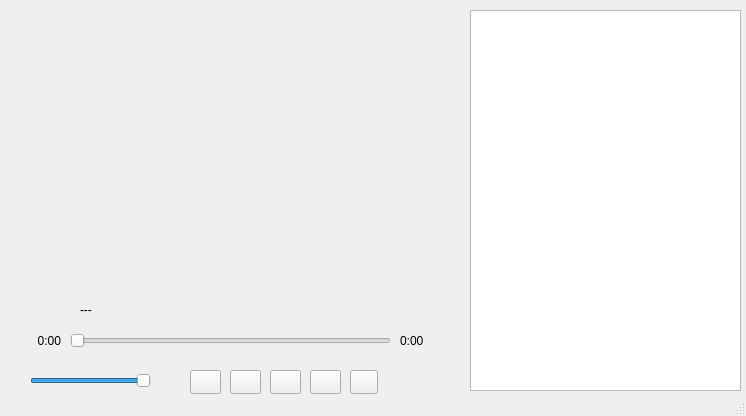
<?xml version="1.0" encoding="UTF-8"?>
<ui version="4.0">
 <class>MainWindow</class>
 <widget class="QMainWindow" name="MainWindow">
  <property name="geometry">
   <rect>
    <x>0</x>
    <y>0</y>
    <width>746</width>
    <height>416</height>
   </rect>
  </property>
  <property name="sizePolicy">
   <sizepolicy hsizetype="Preferred" vsizetype="Preferred">
    <horstretch>0</horstretch>
    <verstretch>0</verstretch>
   </sizepolicy>
  </property>
  <property name="windowTitle">
   <string>Media Player</string>
  </property>
  <property name="windowIcon">
   <iconset>
    <normaloff>images/control.png</normaloff>images/control.png</iconset>
  </property>
  <widget class="QWidget" name="centralwidget">
   <widget class="QPushButton" name="previousButton">
    <property name="geometry">
     <rect>
      <x>190</x>
      <y>370</y>
      <width>31</width>
      <height>24</height>
     </rect>
    </property>
    <property name="text">
     <string/>
    </property>
    <property name="icon">
     <iconset>
      <normaloff>images/control-skip-180.png</normaloff>images/control-skip-180.png</iconset>
    </property>
   </widget>
   <widget class="QPushButton" name="playButton">
    <property name="geometry">
     <rect>
      <x>230</x>
      <y>370</y>
      <width>31</width>
      <height>24</height>
     </rect>
    </property>
    <property name="text">
     <string/>
    </property>
    <property name="icon">
     <iconset>
      <normaloff>images/control.png</normaloff>images/control.png</iconset>
    </property>
   </widget>
   <widget class="QPushButton" name="nextButton">
    <property name="geometry">
     <rect>
      <x>310</x>
      <y>370</y>
      <width>31</width>
      <height>24</height>
     </rect>
    </property>
    <property name="text">
     <string/>
    </property>
    <property name="icon">
     <iconset>
      <normaloff>images/control-skip.png</normaloff>images/control-skip.png</iconset>
    </property>
   </widget>
   <widget class="QListView" name="playlistView">
    <property name="geometry">
     <rect>
      <x>470</x>
      <y>10</y>
      <width>271</width>
      <height>381</height>
     </rect>
    </property>
    <property name="acceptDrops">
     <bool>true</bool>
    </property>
    <property name="showDropIndicator" stdset="0">
     <bool>true</bool>
    </property>
    <property name="dragDropMode">
     <enum>QAbstractItemView::DropOnly</enum>
    </property>
    <property name="defaultDropAction">
     <enum>Qt::CopyAction</enum>
    </property>
    <property name="alternatingRowColors">
     <bool>true</bool>
    </property>
    <property name="uniformItemSizes">
     <bool>true</bool>
    </property>
   </widget>
   <widget class="QSlider" name="timeSlider">
    <property name="geometry">
     <rect>
      <x>70</x>
      <y>330</y>
      <width>321</width>
      <height>22</height>
     </rect>
    </property>
    <property name="orientation">
     <enum>Qt::Horizontal</enum>
    </property>
   </widget>
   <widget class="QLabel" name="currentTimeLabel">
    <property name="geometry">
     <rect>
      <x>30</x>
      <y>330</y>
      <width>31</width>
      <height>21</height>
     </rect>
    </property>
    <property name="text">
     <string>0:00</string>
    </property>
    <property name="alignment">
     <set>Qt::AlignRight|Qt::AlignTrailing|Qt::AlignVCenter</set>
    </property>
   </widget>
   <widget class="QLabel" name="totalTimeLabel">
    <property name="geometry">
     <rect>
      <x>400</x>
      <y>330</y>
      <width>31</width>
      <height>21</height>
     </rect>
    </property>
    <property name="text">
     <string>0:00</string>
    </property>
    <property name="alignment">
     <set>Qt::AlignLeading|Qt::AlignLeft|Qt::AlignVCenter</set>
    </property>
   </widget>
   <widget class="QSlider" name="volumeSlider">
    <property name="geometry">
     <rect>
      <x>30</x>
      <y>370</y>
      <width>121</width>
      <height>22</height>
     </rect>
    </property>
    <property name="maximum">
     <number>100</number>
    </property>
    <property name="value">
     <number>100</number>
    </property>
    <property name="orientation">
     <enum>Qt::Horizontal</enum>
    </property>
   </widget>
   <widget class="QLabel" name="label">
    <property name="geometry">
     <rect>
      <x>10</x>
      <y>370</y>
      <width>16</width>
      <height>24</height>
     </rect>
    </property>
    <property name="text">
     <string/>
    </property>
    <property name="pixmap">
     <pixmap>images/speaker-volume.png</pixmap>
    </property>
   </widget>
   <widget class="QPushButton" name="fileButton">
    <property name="geometry">
     <rect>
      <x>350</x>
      <y>370</y>
      <width>28</width>
      <height>24</height>
     </rect>
    </property>
    <property name="text">
     <string/>
    </property>
    <property name="icon">
     <iconset>
      <normaloff>images/application-image.png</normaloff>images/application-image.png</iconset>
    </property>
    <property name="checkable">
     <bool>true</bool>
    </property>
   </widget>
   <widget class="QLabel" name="nameFileLabel">
    <property name="geometry">
     <rect>
      <x>80</x>
      <y>300</y>
      <width>301</width>
      <height>20</height>
     </rect>
    </property>
    <property name="text">
     <string>---</string>
    </property>
   </widget>
   <widget class="QPushButton" name="pauseButton">
    <property name="geometry">
     <rect>
      <x>270</x>
      <y>370</y>
      <width>31</width>
      <height>24</height>
     </rect>
    </property>
    <property name="text">
     <string/>
    </property>
    <property name="icon">
     <iconset>
      <normaloff>images/control-pause.png</normaloff>images/control-pause.png</iconset>
    </property>
   </widget>
   <widget class="QWidget" name="widget" native="true">
    <property name="geometry">
     <rect>
      <x>10</x>
      <y>20</y>
      <width>451</width>
      <height>271</height>
     </rect>
    </property>
    <widget class="QLabel" name="fontMusic">
     <property name="geometry">
      <rect>
       <x>150</x>
       <y>50</y>
       <width>161</width>
       <height>151</height>
      </rect>
     </property>
     <property name="text">
      <string/>
     </property>
     <property name="pixmap">
      <pixmap>images/audio.png</pixmap>
     </property>
     <property name="scaledContents">
      <bool>true</bool>
     </property>
    </widget>
   </widget>
  </widget>
  <widget class="QStatusBar" name="statusbar"/>
 </widget>
 <resources/>
 <connections/>
</ui>
